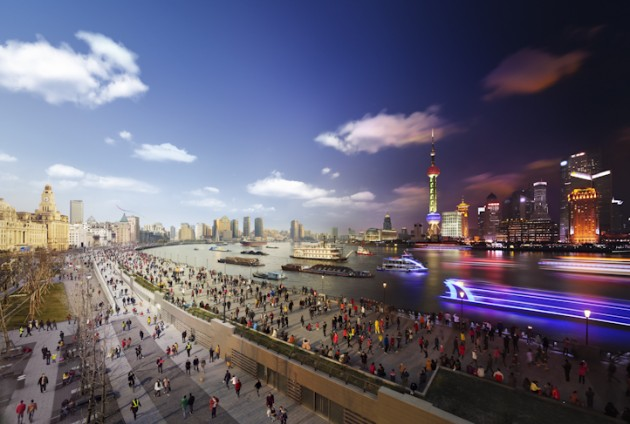
//> input picture OpenCV-Exp/OpenCV242/dn2.jpg, 630 x 424 px
$ ./Histogram   (built with g++ and OpenCV 4)
//> lines starting //> are read from the running program, lines starting //| are printed output that depends on the picture
#include "opencv2/highgui/highgui.hpp"
#include "opencv2/imgproc/imgproc.hpp"
#include <iostream>
#include <stdio.h>

using namespace std;
using namespace cv;

typedef struct RgbColor
{
    unsigned char r;
    unsigned char g;
    unsigned char b;
} RgbColor;

typedef struct HsvColor
{
    unsigned char h;
    unsigned char s;
    unsigned char v;
} HsvColor;

RgbColor HsvToRgb(HsvColor hsv)
{
    RgbColor rgb;
    unsigned char region, remainder, p, q, t;

    if (hsv.s == 0)
    {
        rgb.r = hsv.v;
        rgb.g = hsv.v;
        rgb.b = hsv.v;
        return rgb;
    }

    region = hsv.h / 43;
    remainder = (hsv.h - (region * 43)) * 6;

    p = (hsv.v * (255 - hsv.s)) >> 8;
    q = (hsv.v * (255 - ((hsv.s * remainder) >> 8))) >> 8;
    t = (hsv.v * (255 - ((hsv.s * (255 - remainder)) >> 8))) >> 8;

    switch (region)
    {
        case 0:
            rgb.r = hsv.v; rgb.g = t; rgb.b = p;
            break;
        case 1:
            rgb.r = q; rgb.g = hsv.v; rgb.b = p;
            break;
        case 2:
            rgb.r = p; rgb.g = hsv.v; rgb.b = t;
            break;
        case 3:
            rgb.r = p; rgb.g = q; rgb.b = hsv.v;
            break;
        case 4:
            rgb.r = t; rgb.g = p; rgb.b = hsv.v;
            break;
        default:
            rgb.r = hsv.v; rgb.g = p; rgb.b = q;
            break;
    }

    return rgb;
}

HsvColor RgbToHsv(RgbColor rgb)
{
    HsvColor hsv;
    unsigned char rgbMin, rgbMax;

    rgbMin = rgb.r < rgb.g ? (rgb.r < rgb.b ? rgb.r : rgb.b) : (rgb.g < rgb.b ? rgb.g : rgb.b);
    rgbMax = rgb.r > rgb.g ? (rgb.r > rgb.b ? rgb.r : rgb.b) : (rgb.g > rgb.b ? rgb.g : rgb.b);

    hsv.v = rgbMax;
    if (hsv.v == 0)
    {
        hsv.h = 0;
        hsv.s = 0;
        return hsv;
    }

    hsv.s = 255 * long(rgbMax - rgbMin) / hsv.v;
    if (hsv.s == 0)
    {
        hsv.h = 0;
        return hsv;
    }

    if (rgbMax == rgb.r)
        hsv.h = 0 + 43 * (rgb.g - rgb.b) / (rgbMax - rgbMin);
    else if (rgbMax == rgb.g)
        hsv.h = 85 + 43 * (rgb.b - rgb.r) / (rgbMax - rgbMin);
    else
        hsv.h = 171 + 43 * (rgb.r - rgb.g) / (rgbMax - rgbMin);

    return hsv;
}

/// Function Headers
void Hist_and_Backproj(Mat src, Mat hsv, Mat hue, char* image);

void show_image(char* image);

//@function main *
int main( int argc, char** argv )
{
	show_image("dn2.jpg");
	show_image("MyMap.bmp");
	cv::waitKey(0);

	return ( 0);
}

void show_image(char* image){
//> called with image = "dn2.jpg"
	if(!image) return ;

	Mat src; Mat hsv; Mat hue;

	/// Read the image
	src = imread( image, 1 );
//> src is the input picture: 424 rows x 630 cols, CV_8UC3; mean B, G, R 114, 96.8, 100.7
	/// Transform it to HSV
	cvtColor( src, hsv, CV_BGR2HSV );
//> hsv: 424 rows x 630 cols, CV_8UC3; mean H, S, V 91.7, 84.4, 125.2

	/// Use only the Hue value
	hue.create( hsv.size(), hsv.depth() );
	int ch[] = { 0, 0 };
	mixChannels( &hsv, 1, &hue, 1, ch, 1 );
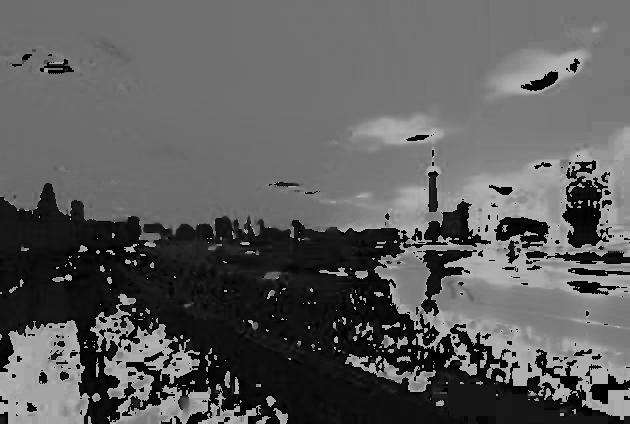
//> hue: 424 rows x 630 cols, CV_8UC1; min 0, max 179, mean 91.7

	Hist_and_Backproj(src, hsv, hue,image);
}

//@function Hist_and_Backproj
//@brief Callback to Trackbar

void Hist_and_Backproj(Mat src, Mat hsv, Mat hue, char* image)
{
//> called with image = "dn2.jpg"
	std::string window_image("Source ");
	window_image.append(image);
	std::string window_hist("Histogram ");
	window_hist.append(image);

	int bins = 255;

	MatND hist;
	int histSize = MAX( bins, 2 );
	float hue_range[] = { 0, 180 };
	const float* ranges = { hue_range };

	Mat h_hist, s_hist, v_hist;

	const float* histRange = { hue_range };

	bool uniform = true; bool accumulate = false;

	// Draw the histograms for B, G and R
	int hist_w = 400; int hist_h = 400;
	int bin_w = cvRound( (double) hist_w/histSize );

	Mat histImage( hist_h, hist_w, CV_8UC3, Scalar( 0,0,0) );

	/// Get the Histogram and normalize it
	cv::calcHist( &hue, 1, 0, Mat(), hist, 1, &histSize, &ranges, true, false );
//> hist = 255 values, max 11598 at index 164, min 0 at index 3, mean 1047.5
	cv::normalize( hist, hist, 0, 255, NORM_MINMAX, -1, Mat() );
//> hist = 255 values, max 255 at index 164, min 0 at index 3, mean 23.03

	/// Get Backprojection
	MatND backproj;
	calcBackProject( &hue, 1, 0, hist, backproj, &ranges, 1, true );
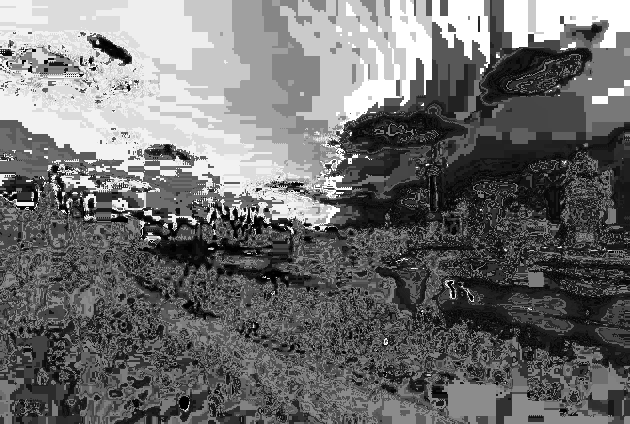
//> backproj: 424 rows x 630 cols, CV_8UC1; min 0, max 255, mean 110.2

	/// Draw the histogram
	int w = 400; int h = 400;
	int bin_w2 = cvRound( (double) w / histSize );
	Mat histImg = Mat::zeros( w, h, CV_8UC3 );

	for( int i = 0; i < bins; i ++ ){
		HsvColor coiso_hsv;
		coiso_hsv.h = i;
		coiso_hsv.s = 255;
		coiso_hsv.v = 255;

		RgbColor coiso_rgb = HsvToRgb(coiso_hsv);

		rectangle( histImg, Point( i*bin_w2, h ), Point( (i+1)*bin_w2, h - cvRound( hist.at<float>(i)*h/255.0 ) ), Scalar( coiso_rgb.b, coiso_rgb.g , coiso_rgb.r), -1 ); //
	}
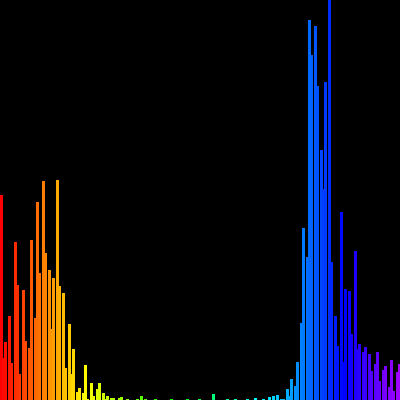
//> histImg: 400 rows x 400 cols, CV_8UC3; mean B, G, R 18.8, 9.9, 13.3
//> call 2 of show_image, with image = "MyMap.bmp"
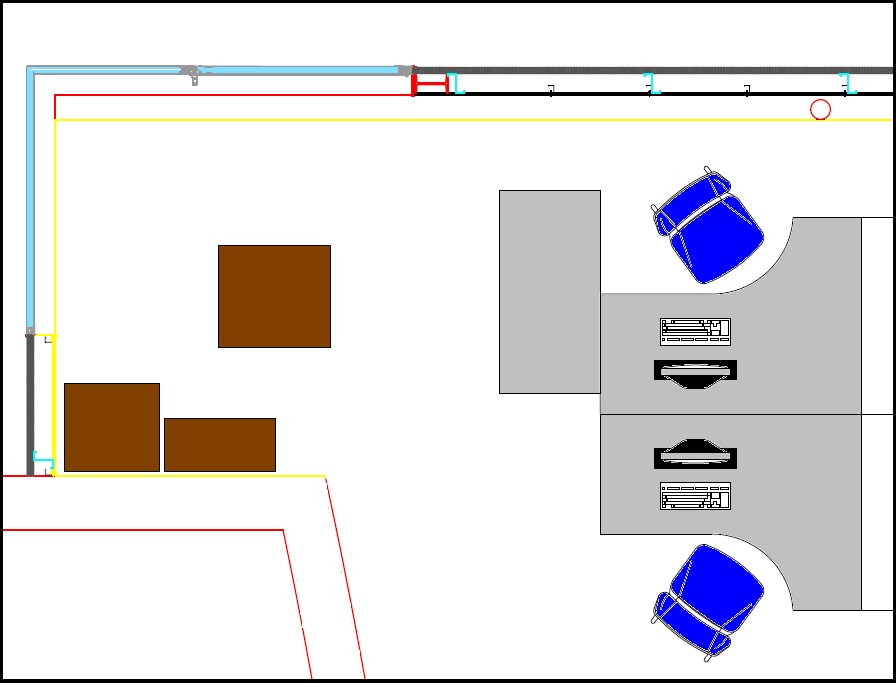
//> input picture OpenCV-Exp/OpenCV242/MyMap.bmp, 896 x 683 px
//> in show_image, src is the input picture: 683 rows x 896 cols, CV_8UC3; mean B, G, R 222.7, 221.4, 224.3
//> in show_image (call 2), `cvtColor( src, hsv, CV_BGR2HSV );`: hsv: 683 rows x 896 cols, CV_8UC3; mean H, S, V 3.8, 18.7, 230.2
//> in show_image (call 2), `mixChannels( &hsv, 1, &hue, 1, ch, 1 );`:
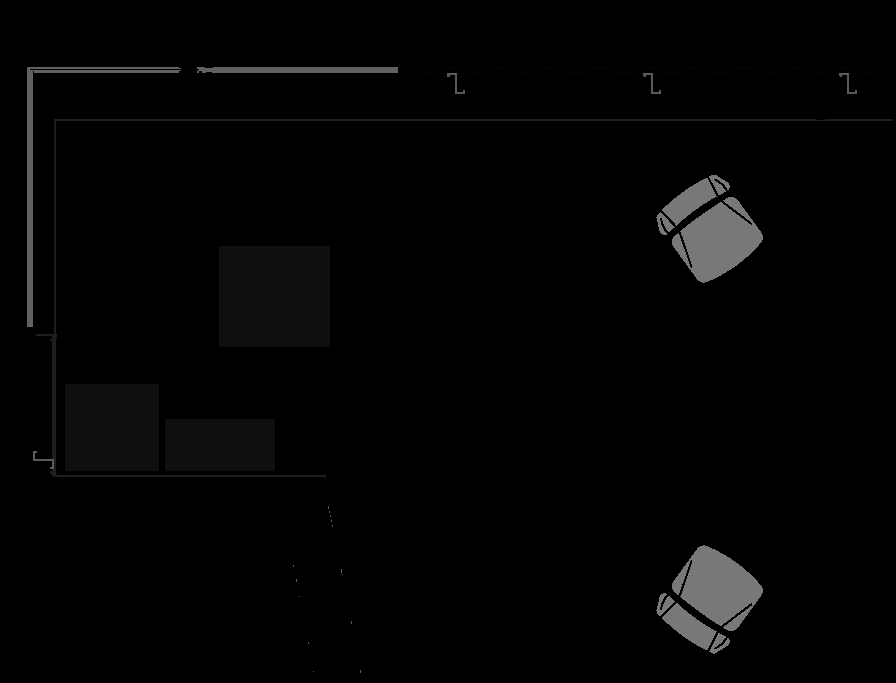
//> hue: 683 rows x 896 cols, CV_8UC1; min 0, max 120, mean 3.8
//> call 2 of Hist_and_Backproj, with image = "MyMap.bmp"
//> in Hist_and_Backproj (call 2), `cv::calcHist( &hue, 1, 0, Mat(), hist, 1, &histSize, &ranges, true, fa..`: hist = 255 values, max 567295 at index 0, min 0 at index 1, mean 2399.9
//> in Hist_and_Backproj (call 2), `cv::normalize( hist, hist, 0, 255, NORM_MINMAX, -1, Mat() );`: hist = 255 values, max 255 at index 0, min 0 at index 1, mean 1.08
//> in Hist_and_Backproj (call 2), `calcBackProject( &hue, 1, 0, hist, backproj, &ranges, 1, true );`:
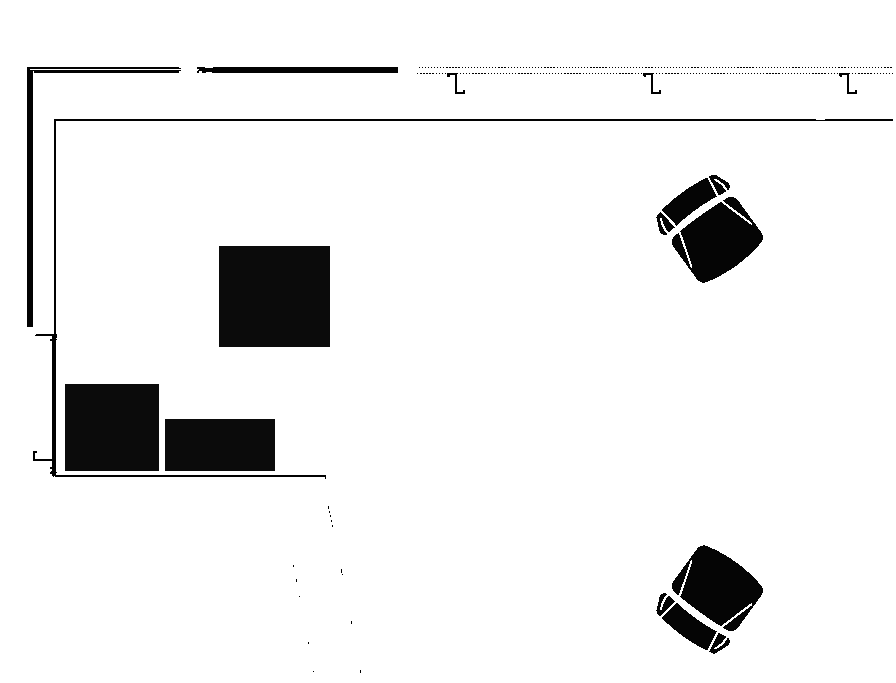
//> backproj: 683 rows x 896 cols, CV_8UC1; min 0, max 255, mean 237
//> after the loop in Hist_and_Backproj (call 2), `for( int i = 0; i < bins; i ++ )`:
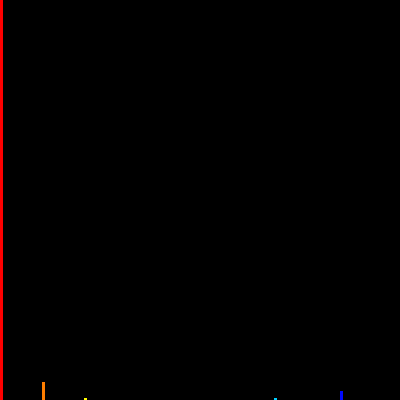
//> histImg: 400 rows x 400 cols, CV_8UC3; mean B, G, R 0.1, 0.1, 2

	cv::imshow( window_hist.data(), histImg );
	cv::imshow( window_image.data(), src );

	cv::waitKey(10);
}//*/

/*
 //@function main

int main( int argc, char** argv )
{
  Mat src, dst;
  Mat hsv;
  /// Load image
  src = imread( "dn2.jpg", 1 );

  if( !src.data )
    { return -1; }

  cvtColor( src, hsv, CV_BGR2HSV );
  /// Separate the image in 3 places ( B, G and R )
  vector<Mat> bgr_planes;
  split( hsv, bgr_planes );

  /// Establish the number of bins
  int histSize = 256;

  /// Set the ranges ( for B,G,R) )
  float range[] = { 0, 256 } ;
  const float* histRange = { range };

  bool uniform = true; bool accumulate = false;

  Mat b_hist, g_hist, r_hist;

  /// Compute the histograms:
  calcHist( &bgr_planes[0], 1, 0, Mat(), b_hist, 1, &histSize, &histRange, uniform, accumulate );
  calcHist( &bgr_planes[1], 1, 0, Mat(), g_hist, 1, &histSize, &histRange, uniform, accumulate );
  calcHist( &bgr_planes[2], 1, 0, Mat(), r_hist, 1, &histSize, &histRange, uniform, accumulate );

  // Draw the histograms for B, G and R
  int hist_w = 512; int hist_h = 400;
  int bin_w = cvRound( (double) hist_w/histSize );

  Mat histImage( hist_h, hist_w, CV_8UC3, Scalar( 0,0,0) );

  /// Normalize the result to [ 0, histImage.rows ]
  normalize(b_hist, b_hist, 0, histImage.rows, NORM_MINMAX, -1, Mat() );
  normalize(g_hist, g_hist, 0, histImage.rows, NORM_MINMAX, -1, Mat() );
  normalize(r_hist, r_hist, 0, histImage.rows, NORM_MINMAX, -1, Mat() );

  /// Draw for each channel
  for( int i = 1; i < histSize; i++ )
  {
      line( histImage, Point( bin_w*(i-1), hist_h - cvRound(b_hist.at<float>(i-1)) ) ,
                       Point( bin_w*(i), hist_h - cvRound(b_hist.at<float>(i)) ),
                       Scalar( 255, 0, 0), 2, 8, 0  );
      line( histImage, Point( bin_w*(i-1), hist_h - cvRound(g_hist.at<float>(i-1)) ) ,
                       Point( bin_w*(i), hist_h - cvRound(g_hist.at<float>(i)) ),
                       Scalar( 0, 255, 0), 2, 8, 0  );
      line( histImage, Point( bin_w*(i-1), hist_h - cvRound(r_hist.at<float>(i-1)) ) ,
                       Point( bin_w*(i), hist_h - cvRound(r_hist.at<float>(i)) ),
                       Scalar( 0, 0, 255), 2, 8, 0  );
  }

  /// Display
  //namedWindow("calcHist Demo", CV_WINDOW_AUTOSIZE );
  imshow("calcHist Demo", histImage );
  imshow("orig",src);
  waitKey(0);

  return 0;
}//*/

/*
#include <opencv2\opencv.hpp>


using namespace cv;

int main( int argc, char** argv )
{
    Mat src;
    if(!(src=imread("dn2.jpg", 1)).data )
        return -1;

    Mat hsv;
    cvtColor(src, hsv, CV_BGR2HSV);

    // let's quantize the hue to 30 levels
    // and the saturation to 32 levels
    int hbins = 30, sbins = 32;
    int histSize[] = {hbins, sbins};
    // hue varies from 0 to 179, see cvtColor
    float hranges[] = { 0, 180 };
    // saturation varies from 0 (black-gray-white) to
    // 255 (pure spectrum color)
    float sranges[] = { 0, 256 };
    const float* ranges[] = { hranges, sranges };
    MatND hist;
    // we compute the histogram from the 0-th and 1-st channels
    int channels[] = {0, 1};

    calcHist( &hsv, 1, channels, Mat(), // do not use mask
        hist, 2, histSize, ranges,
        true, // the histogram is uniform
        false );
    double maxVal=0;
    minMaxLoc(hist, 0, &maxVal, 0, 0);

    int scale = 10;
    cv::Mat histImg = Mat::zeros(sbins*scale, hbins*10, CV_8UC3);

    //for( int h = 0; h < hbins; h++ )
    //    for( int s = 0; s < sbins; s++ )
    //    {
    //        float binVal = hist.at<float>(h, s);
    //        int intensity = cvRound(binVal*255/maxVal);
    //        cv::rectangle( histImg, Point(h*scale, s*scale),
    //                     Point( (h+1)*scale - 1, (s+1)*scale - 1),
    //                     Scalar::all(intensity),
    //                     CV_FILLED );
    //    }


	int w = 400; int h = 400;
	int bin_w = cvRound( (double) w / hbins );
	//Mat histImg = Mat::zeros( w, h, CV_8UC3 );

	for( int i = 0; i < hbins; i ++ )
	   { rectangle( histImg, Point( i*bin_w, h ), Point( (i+1)*bin_w, h - cvRound( hist.at<float>(i)*h/255.0 ) ), Scalar( 0, 0, 255 ), -1 ); }

    namedWindow( "Source", 1 );
    imshow( "Source", src );

    namedWindow( "H-S Histogram", 1 );
    imshow( "H-S Histogram", histImg );

    waitKey(0);
}

*/
